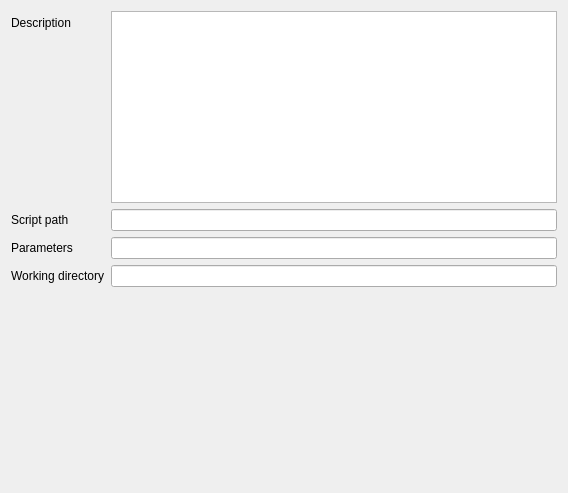
<?xml version="1.0" encoding="UTF-8"?>
<ui version="4.0">
 <class>OptimizerEditor</class>
 <widget class="QWidget" name="OptimizerEditor">
  <property name="geometry">
   <rect>
    <x>0</x>
    <y>0</y>
    <width>568</width>
    <height>493</height>
   </rect>
  </property>
  <property name="windowTitle">
   <string>Form</string>
  </property>
  <layout class="QVBoxLayout" name="verticalLayout_2">
   <item>
    <layout class="QFormLayout" name="formLayout">
     <item row="0" column="0">
      <widget class="QLabel" name="descriptionLabel">
       <property name="text">
        <string>Description</string>
       </property>
      </widget>
     </item>
     <item row="0" column="1">
      <widget class="QTextEdit" name="description_text_edit"/>
     </item>
     <item row="1" column="0">
      <widget class="QLabel" name="scriptPathLabel">
       <property name="text">
        <string>Script path</string>
       </property>
      </widget>
     </item>
     <item row="1" column="1">
      <widget class="QLineEdit" name="script_path_line_edit"/>
     </item>
     <item row="2" column="0">
      <widget class="QLabel" name="parametersLabel">
       <property name="text">
        <string>Parameters</string>
       </property>
      </widget>
     </item>
     <item row="2" column="1">
      <widget class="QLineEdit" name="parameters_line_edit"/>
     </item>
     <item row="3" column="0">
      <widget class="QLabel" name="workingDirectoryLabel">
       <property name="text">
        <string>Working directory</string>
       </property>
      </widget>
     </item>
     <item row="3" column="1">
      <widget class="QLineEdit" name="working_directory_line_edit"/>
     </item>
    </layout>
   </item>
   <item>
    <spacer name="verticalSpacer">
     <property name="orientation">
      <enum>Qt::Vertical</enum>
     </property>
     <property name="sizeHint" stdset="0">
      <size>
       <width>20</width>
       <height>40</height>
      </size>
     </property>
    </spacer>
   </item>
  </layout>
 </widget>
 <resources/>
 <connections/>
</ui>
